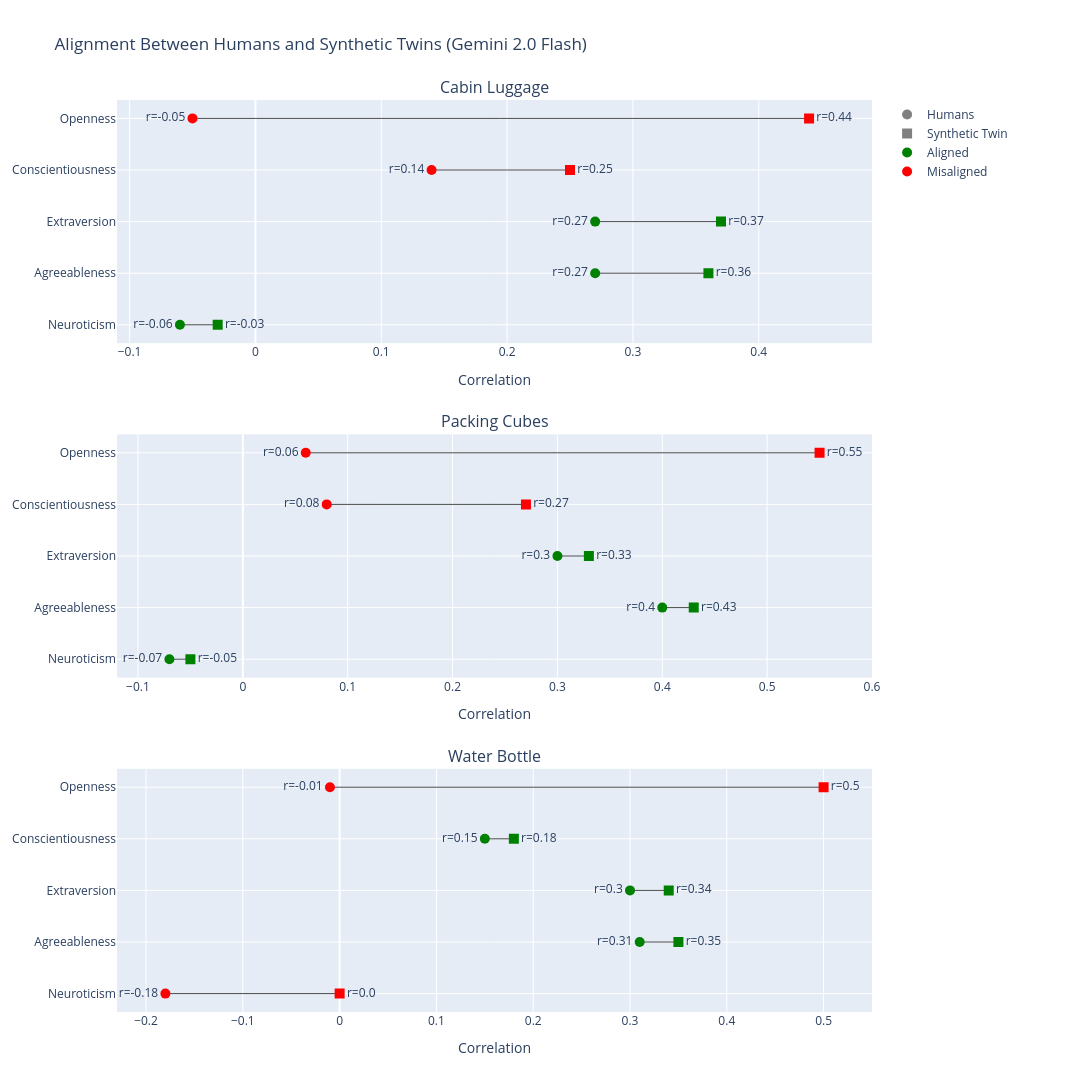

Here is the notebook cell this chart was saved with:
### Code cell
plot_alignment_with_humans("gemini-2.0-flash")

### Figure 1 — Plotly figure (JSON) as saved in the notebook; plotly's stock layout.template omitted (floating-point values rounded to 4 significant figures)
{"data": [{"line": {"color": "black", "width": 1}, "mode": "lines", "opacity": 0.7, "showlegend": false, "type": "scatter", "x": [-0.05, 0.44], "xaxis": "x", "y": ["Openness", "Openness"], "yaxis": "y"}, {"marker": {"color": "red", "size": 10, "symbol": "circle"}, "mode": "markers+text", "showlegend": false, "text": ["r=-0.05"], "textposition": "middle left", "type": "scatter", "x": [-0.05], "xaxis": "x", "y": ["Openness"], "yaxis": "y"}, {"marker": {"color": "red", "size": 10, "symbol": "square"}, "mode": "markers+text", "showlegend": false, "text": ["r=0.44"], "textposition": "middle right", "type": "scatter", "x": [0.44], "xaxis": "x", "y": ["Openness"], "yaxis": "y"}, {"line": {"color": "black", "width": 1}, "mode": "lines", "opacity": 0.7, "showlegend": false, "type": "scatter", "x": [0.14, 0.25], "xaxis": "x", "y": ["Conscientiousness", "Conscientiousness"], "yaxis": "y"}, {"marker": {"color": "red", "size": 10, "symbol": "circle"}, "mode": "markers+text", "showlegend": false, "text": ["r=0.14"], "textposition": "middle left", "type": "scatter", "x": [0.14], "xaxis": "x", "y": ["Conscientiousness"], "yaxis": "y"}, {"marker": {"color": "red", "size": 10, "symbol": "square"}, "mode": "markers+text", "showlegend": false, "text": ["r=0.25"], "textposition": "middle right", "type": "scatter", "x": [0.25], "xaxis": "x", "y": ["Conscientiousness"], "yaxis": "y"}, {"line": {"color": "black", "width": 1}, "mode": "lines", "opacity": 0.7, "showlegend": false, "type": "scatter", "x": [0.27, 0.37], "xaxis": "x", "y": ["Extraversion", "Extraversion"], "yaxis": "y"}, {"marker": {"color": "green", "size": 10, "symbol": "circle"}, "mode": "markers+text", "showlegend": false, "text": ["r=0.27"], "textposition": "middle left", "type": "scatter", "x": [0.27], "xaxis": "x", "y": ["Extraversion"], "yaxis": "y"}, {"marker": {"color": "green", "size": 10, "symbol": "square"}, "mode": "markers+text", "showlegend": false, "text": ["r=0.37"], "textposition": "middle right", "type": "scatter", "x": [0.37], "xaxis": "x", "y": ["Extraversion"], "yaxis": "y"}, {"line": {"color": "black", "width": 1}, "mode": "lines", "opacity": 0.7, "showlegend": false, "type": "scatter", "x": [0.27, 0.36], "xaxis": "x", "y": ["Agreeableness", "Agreeableness"], "yaxis": "y"}, {"marker": {"color": "green", "size": 10, "symbol": "circle"}, "mode": "markers+text", "showlegend": false, "text": ["r=0.27"], "textposition": "middle left", "type": "scatter", "x": [0.27], "xaxis": "x", "y": ["Agreeableness"], "yaxis": "y"}, {"marker": {"color": "green", "size": 10, "symbol": "square"}, "mode": "markers+text", "showlegend": false, "text": ["r=0.36"], "textposition": "middle right", "type": "scatter", "x": [0.36], "xaxis": "x", "y": ["Agreeableness"], "yaxis": "y"}, {"line": {"color": "black", "width": 1}, "mode": "lines", "opacity": 0.7, "showlegend": false, "type": "scatter", "x": [-0.06, -0.03], "xaxis": "x", "y": ["Neuroticism", "Neuroticism"], "yaxis": "y"}, {"marker": {"color": "green", "size": 10, "symbol": "circle"}, "mode": "markers+text", "showlegend": false, "text": ["r=-0.06"], "textposition": "middle left", "type": "scatter", "x": [-0.06], "xaxis": "x", "y": ["Neuroticism"], "yaxis": "y"}, {"marker": {"color": "green", "size": 10, "symbol": "square"}, "mode": "markers+text", "showlegend": false, "text": ["r=-0.03"], "textposition": "middle right", "type": "scatter", "x": [-0.03], "xaxis": "x", "y": ["Neuroticism"], "yaxis": "y"}, {"line": {"color": "black", "width": 1}, "mode": "lines", "opacity": 0.7, "showlegend": false, "type": "scatter", "x": [0.06, 0.55], "xaxis": "x2", "y": ["Openness", "Openness"], "yaxis": "y2"}, {"marker": {"color": "red", "size": 10, "symbol": "circle"}, "mode": "markers+text", "showlegend": false, "text": ["r=0.06"], "textposition": "middle left", "type": "scatter", "x": [0.06], "xaxis": "x2", "y": ["Openness"], "yaxis": "y2"}, {"marker": {"color": "red", "size": 10, "symbol": "square"}, "mode": "markers+text", "showlegend": false, "text": ["r=0.55"], "textposition": "middle right", "type": "scatter", "x": [0.55], "xaxis": "x2", "y": ["Openness"], "yaxis": "y2"}, {"line": {"color": "black", "width": 1}, "mode": "lines", "opacity": 0.7, "showlegend": false, "type": "scatter", "x": [0.08, 0.27], "xaxis": "x2", "y": ["Conscientiousness", "Conscientiousness"], "yaxis": "y2"}, {"marker": {"color": "red", "size": 10, "symbol": "circle"}, "mode": "markers+text", "showlegend": false, "text": ["r=0.08"], "textposition": "middle left", "type": "scatter", "x": [0.08], "xaxis": "x2", "y": ["Conscientiousness"], "yaxis": "y2"}, {"marker": {"color": "red", "size": 10, "symbol": "square"}, "mode": "markers+text", "showlegend": false, "text": ["r=0.27"], "textposition": "middle right", "type": "scatter", "x": [0.27], "xaxis": "x2", "y": ["Conscientiousness"], "yaxis": "y2"}, {"line": {"color": "black", "width": 1}, "mode": "lines", "opacity": 0.7, "showlegend": false, "type": "scatter", "x": [0.3, 0.33], "xaxis": "x2", "y": ["Extraversion", "Extraversion"], "yaxis": "y2"}, {"marker": {"color": "green", "size": 10, "symbol": "circle"}, "mode": "markers+text", "showlegend": false, "text": ["r=0.3"], "textposition": "middle left", "type": "scatter", "x": [0.3], "xaxis": "x2", "y": ["Extraversion"], "yaxis": "y2"}, {"marker": {"color": "green", "size": 10, "symbol": "square"}, "mode": "markers+text", "showlegend": false, "text": ["r=0.33"], "textposition": "middle right", "type": "scatter", "x": [0.33], "xaxis": "x2", "y": ["Extraversion"], "yaxis": "y2"}, {"line": {"color": "black", "width": 1}, "mode": "lines", "opacity": 0.7, "showlegend": false, "type": "scatter", "x": [0.4, 0.43], "xaxis": "x2", "y": ["Agreeableness", "Agreeableness"], "yaxis": "y2"}, {"marker": {"color": "green", "size": 10, "symbol": "circle"}, "mode": "markers+text", "showlegend": false, "text": ["r=0.4"], "textposition": "middle left", "type": "scatter", "x": [0.4], "xaxis": "x2", "y": ["Agreeableness"], "yaxis": "y2"}, {"marker": {"color": "green", "size": 10, "symbol": "square"}, "mode": "markers+text", "showlegend": false, "text": ["r=0.43"], "textposition": "middle right", "type": "scatter", "x": [0.43], "xaxis": "x2", "y": ["Agreeableness"], "yaxis": "y2"}, {"line": {"color": "black", "width": 1}, "mode": "lines", "opacity": 0.7, "showlegend": false, "type": "scatter", "x": [-0.07, -0.05], "xaxis": "x2", "y": ["Neuroticism", "Neuroticism"], "yaxis": "y2"}, {"marker": {"color": "green", "size": 10, "symbol": "circle"}, "mode": "markers+text", "showlegend": false, "text": ["r=-0.07"], "textposition": "middle left", "type": "scatter", "x": [-0.07], "xaxis": "x2", "y": ["Neuroticism"], "yaxis": "y2"}, {"marker": {"color": "green", "size": 10, "symbol": "square"}, "mode": "markers+text", "showlegend": false, "text": ["r=-0.05"], "textposition": "middle right", "type": "scatter", "x": [-0.05], "xaxis": "x2", "y": ["Neuroticism"], "yaxis": "y2"}, {"line": {"color": "black", "width": 1}, "mode": "lines", "opacity": 0.7, "showlegend": false, "type": "scatter", "x": [-0.01, 0.5], "xaxis": "x3", "y": ["Openness", "Openness"], "yaxis": "y3"}, {"marker": {"color": "red", "size": 10, "symbol": "circle"}, "mode": "markers+text", "showlegend": false, "text": ["r=-0.01"], "textposition": "middle left", "type": "scatter", "x": [-0.01], "xaxis": "x3", "y": ["Openness"], "yaxis": "y3"}, {"marker": {"color": "red", "size": 10, "symbol": "square"}, "mode": "markers+text", "showlegend": false, "text": ["r=0.5"], "textposition": "middle right", "type": "scatter", "x": [0.5], "xaxis": "x3", "y": ["Openness"], "yaxis": "y3"}, {"line": {"color": "black", "width": 1}, "mode": "lines", "opacity": 0.7, "showlegend": false, "type": "scatter", "x": [0.15, 0.18], "xaxis": "x3", "y": ["Conscientiousness", "Conscientiousness"], "yaxis": "y3"}, {"marker": {"color": "green", "size": 10, "symbol": "circle"}, "mode": "markers+text", "showlegend": false, "text": ["r=0.15"], "textposition": "middle left", "type": "scatter", "x": [0.15], "xaxis": "x3", "y": ["Conscientiousness"], "yaxis": "y3"}, {"marker": {"color": "green", "size": 10, "symbol": "square"}, "mode": "markers+text", "showlegend": false, "text": ["r=0.18"], "textposition": "middle right", "type": "scatter", "x": [0.18], "xaxis": "x3", "y": ["Conscientiousness"], "yaxis": "y3"}, {"line": {"color": "black", "width": 1}, "mode": "lines", "opacity": 0.7, "showlegend": false, "type": "scatter", "x": [0.3, 0.34], "xaxis": "x3", "y": ["Extraversion", "Extraversion"], "yaxis": "y3"}, {"marker": {"color": "green", "size": 10, "symbol": "circle"}, "mode": "markers+text", "showlegend": false, "text": ["r=0.3"], "textposition": "middle left", "type": "scatter", "x": [0.3], "xaxis": "x3", "y": ["Extraversion"], "yaxis": "y3"}, {"marker": {"color": "green", "size": 10, "symbol": "square"}, "mode": "markers+text", "showlegend": false, "text": ["r=0.34"], "textposition": "middle right", "type": "scatter", "x": [0.34], "xaxis": "x3", "y": ["Extraversion"], "yaxis": "y3"}, {"line": {"color": "black", "width": 1}, "mode": "lines", "opacity": 0.7, "showlegend": false, "type": "scatter", "x": [0.31, 0.35], "xaxis": "x3", "y": ["Agreeableness", "Agreeableness"], "yaxis": "y3"}, {"marker": {"color": "green", "size": 10, "symbol": "circle"}, "mode": "markers+text", "showlegend": false, "text": ["r=0.31"], "textposition": "middle left", "type": "scatter", "x": [0.31], "xaxis": "x3", "y": ["Agreeableness"], "yaxis": "y3"}, {"marker": {"color": "green", "size": 10, "symbol": "square"}, "mode": "markers+text", "showlegend": false, "text": ["r=0.35"], "textposition": "middle right", "type": "scatter", "x": [0.35], "xaxis": "x3", "y": ["Agreeableness"], "yaxis": "y3"}, {"line": {"color": "black", "width": 1}, "mode": "lines", "opacity": 0.7, "showlegend": false, "type": "scatter", "x": [-0.18, 0], "xaxis": "x3", "y": ["Neuroticism", "Neuroticism"], "yaxis": "y3"}, {"marker": {"color": "red", "size": 10, "symbol": "circle"}, "mode": "markers+text", "showlegend": false, "text": ["r=-0.18"], "textposition": "middle left", "type": "scatter", "x": [-0.18], "xaxis": "x3", "y": ["Neuroticism"], "yaxis": "y3"}, {"marker": {"color": "red", "size": 10, "symbol": "square"}, "mode": "markers+text", "showlegend": false, "text": ["r=0.0"], "textposition": "middle right", "type": "scatter", "x": [0], "xaxis": "x3", "y": ["Neuroticism"], "yaxis": "y3"}, {"marker": {"color": "gray", "size": 10, "symbol": "circle"}, "mode": "markers", "name": "Humans", "type": "scatter", "x": [null], "y": [null]}, {"marker": {"color": "gray", "size": 10, "symbol": "square"}, "mode": "markers", "name": "Synthetic Twin", "type": "scatter", "x": [null], "y": [null]}, {"marker": {"color": "green", "size": 10, "symbol": "circle"}, "mode": "markers", "name": "Aligned", "type": "scatter", "x": [null], "y": [null]}, {"marker": {"color": "red", "size": 10, "symbol": "circle"}, "mode": "markers", "name": "Misaligned", "type": "scatter", "x": [null], "y": [null]}], "layout": {"annotations": [{"font": {"size": 16}, "showarrow": false, "text": "Cabin Luggage", "x": 0.5, "xanchor": "center", "xref": "paper", "y": 1, "yanchor": "bottom", "yref": "paper"}, {"font": {"size": 16}, "showarrow": false, "text": "Packing Cubes", "x": 0.5, "xanchor": "center", "xref": "paper", "y": 0.6333, "yanchor": "bottom", "yref": "paper"}, {"font": {"size": 16}, "showarrow": false, "text": "Water Bottle", "x": 0.5, "xanchor": "center", "xref": "paper", "y": 0.2667, "yanchor": "bottom", "yref": "paper"}], "height": 1400, "legend": {"borderwidth": 0, "font": {"size": 12}, "traceorder": "normal", "x": 1.02, "y": 1}, "margin": {"b": 80, "l": 100, "r": 220, "t": 100}, "title": {"text": "Alignment Between Humans and Synthetic Twins (Gemini 2.0 Flash)"}, "width": 1300, "xaxis": {"anchor": "y", "domain": [0, 1], "range": [-0.11, 0.49], "title": {"text": "Correlation"}}, "xaxis2": {"anchor": "y2", "domain": [0, 1], "range": [-0.12, 0.6], "title": {"text": "Correlation"}}, "xaxis3": {"anchor": "y3", "domain": [0, 1], "range": [-0.23, 0.55], "title": {"text": "Correlation"}}, "yaxis": {"anchor": "x", "categoryarray": ["Neuroticism", "Agreeableness", "Extraversion", "Conscientiousness", "Openness"], "categoryorder": "array", "domain": [0.7333, 1]}, "yaxis2": {"anchor": "x2", "categoryarray": ["Neuroticism", "Agreeableness", "Extraversion", "Conscientiousness", "Openness"], "categoryorder": "array", "domain": [0.3667, 0.6333]}, "yaxis3": {"anchor": "x3", "categoryarray": ["Neuroticism", "Agreeableness", "Extraversion", "Conscientiousness", "Openness"], "categoryorder": "array", "domain": [0, 0.2667]}}}
